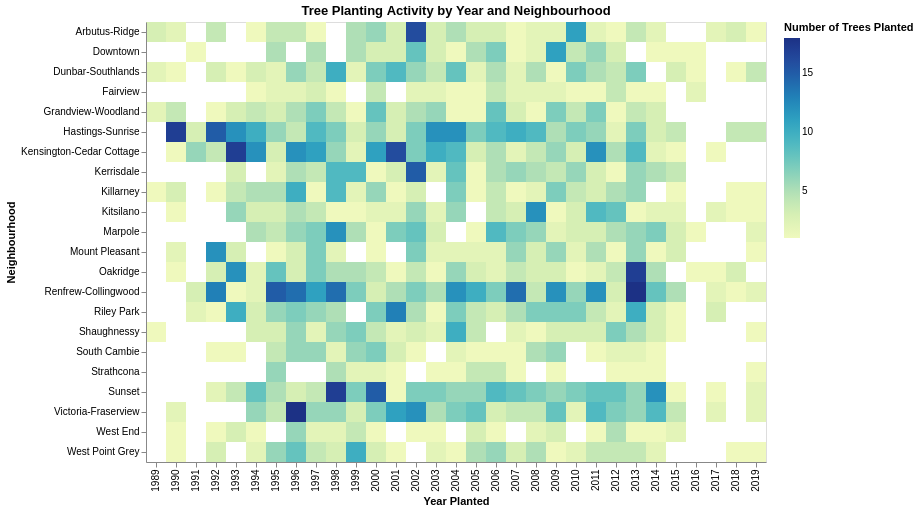

Source (notebook cell):
### Code cell
plot2b = alt.Chart(neighbourhood_trees_planted).mark_rect().encode(
    x=alt.X('year_planted:O', title='Year Planted'),
    y=alt.Y('neighbourhood_name:N', title='Neighbourhood'),
    color=alt.Color('tree_count:Q', title='Number of Trees Planted')
).properties(title='Tree Planting Activity by Year and Neighbourhood')

plot2b

### Figure 1 — Vega-Lite specification as saved in the notebook (floating-point values rounded to 4 significant figures; data arrays with more than 128 entries replaced by an {"elided": "..."} marker saying what was removed)
{"config": {"view": {"continuousWidth": 300, "continuousHeight": 300}}, "data": {"name": "data-0fa865560075887c941d729d98410776"}, "mark": {"type": "rect"}, "encoding": {"color": {"field": "tree_count", "title": "Number of Trees Planted", "type": "quantitative"}, "x": {"field": "year_planted", "title": "Year Planted", "type": "ordinal"}, "y": {"field": "neighbourhood_name", "title": "Neighbourhood", "type": "nominal"}}, "title": "Tree Planting Activity by Year and Neighbourhood", "$schema": "https://vega.github.io/schema/vega-lite/v6.4.1.json", "datasets": {"data-0fa865560075887c941d729d98410776": {"elided": "527 records"}}}
